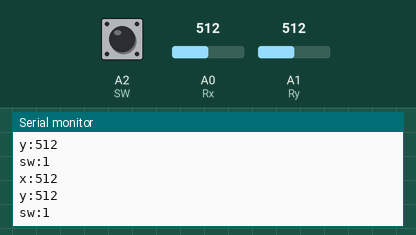
Recording of a sketch running on a simulated Arduino Uno, built with avr-gcc and run on an emulated ATmega328P. Parts: the last lines printed to the serial monitor. Inputs (shaded band) come from the test bench; at power-on: A0 (Rx) = 512, A1 (Ry) = 512, A2 (SW) HIGH.

Above: at 1.8 s.
1.9 s: A0 (Rx) set to 716
At 2.8 s:
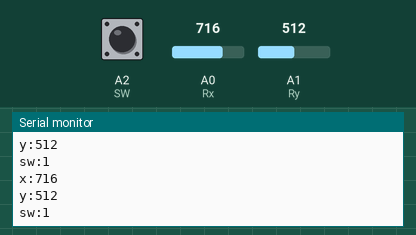
3.4 s: A1 (Ry) set to 716
At 4.7 s:
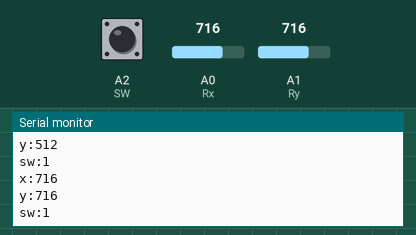
4.9 s: A2 (SW) pulled LOW for 1.2 s
At 5.7 s:
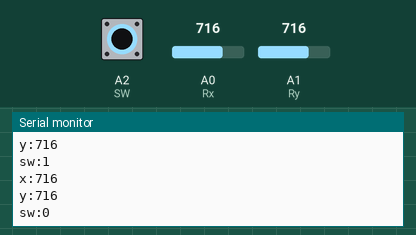
7.6 s: A0 (Rx) set to 900
At 8.8 s:
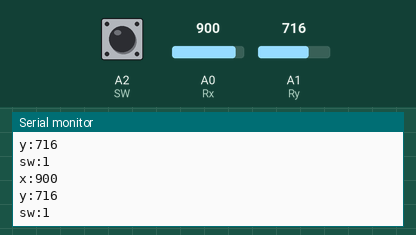
9.1 s: A1 (Ry) set to 900
At 10.8 s:
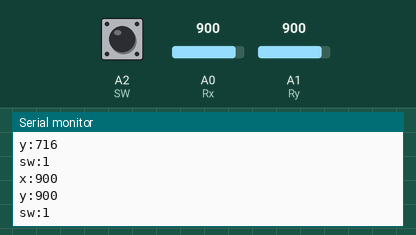
Timing chart, 0 to 11.6 s (numbered marks = the images above; inputs shaded):
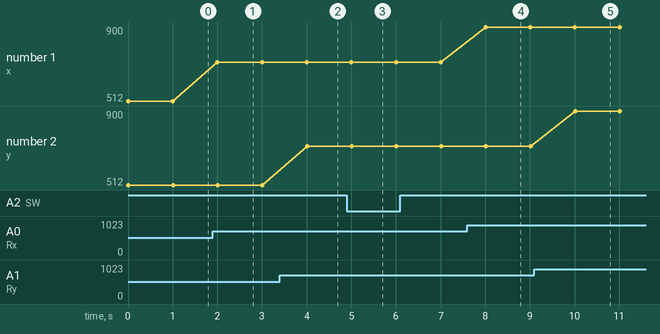

The sketch:

rocker.ino
```cpp
const int Rx = 0, Ry = 1, SW = A2;
void setup() {
  Serial.begin(9600);
  pinMode(SW, INPUT_PULLUP);
}

void loop() {
  int x = analogRead(Rx);
  int y = analogRead(Ry);
  int sw = digitalRead(SW);
  Serial.print("x:");
  Serial.println(x);
  Serial.print("y:");
  Serial.println(y);
  Serial.print("sw:");
  Serial.println(sw);
  delay(1000);
}
```

Measured:
- after the input at 1.9 s, the serial monitor: prints a new line after 0.10 s (image 1)
- after the input at 3.4 s, the serial monitor: prints a new line after 0.61 s (image 2)
- after the input at 4.9 s, the serial monitor: prints a new line after 0.12 s (image 3)
- after the input at 7.6 s, the serial monitor: prints a new line after 0.41 s (image 4)
- after the input at 9.1 s, the serial monitor: prints a new line after 0.92 s (image 5)
- plotted number 1: 512 → 716 after the input at 1.9 s, 716 → 900 after the input at 7.6 s
